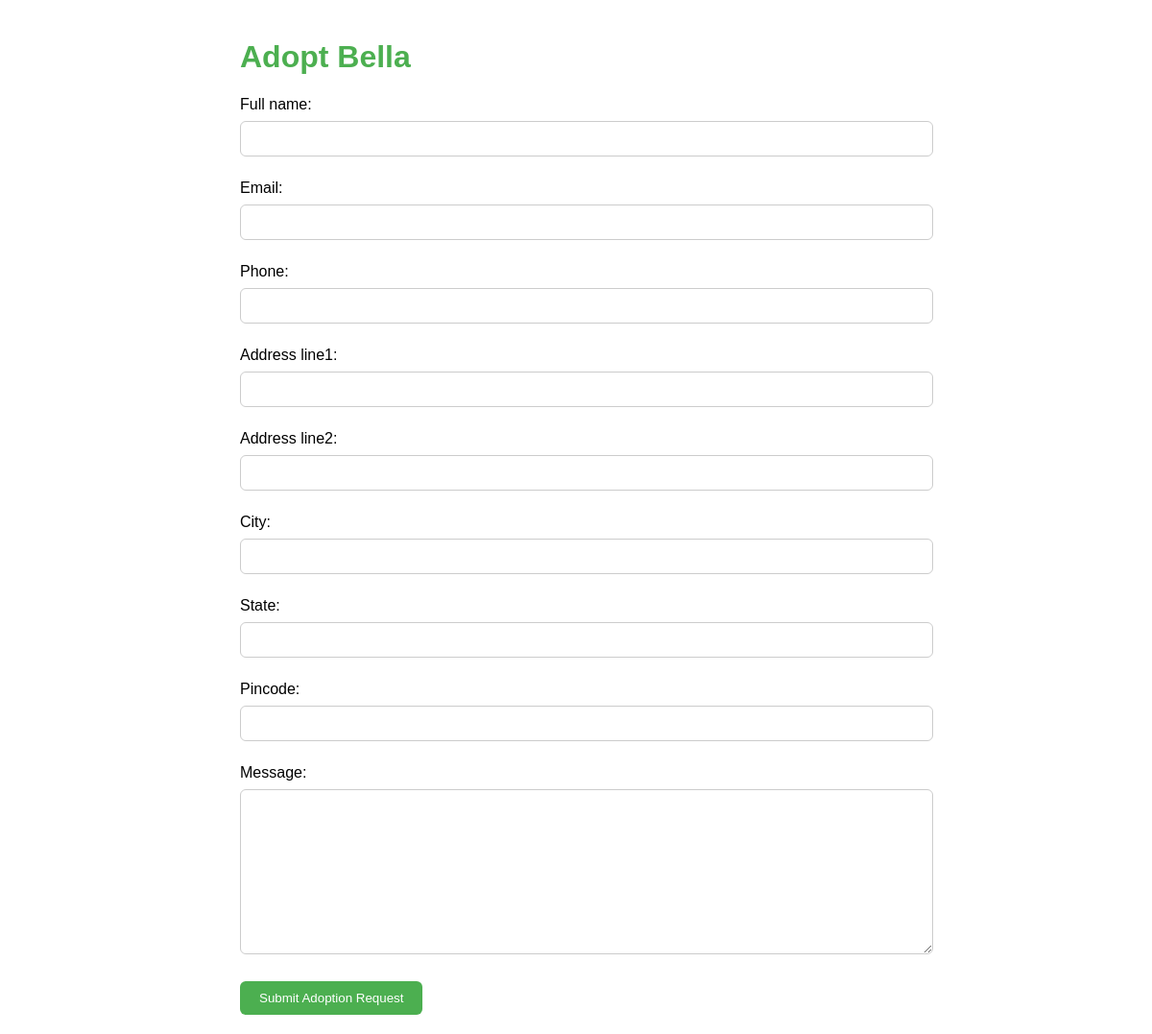
The app's page /pets/8/adopt/ (signed in), older data.
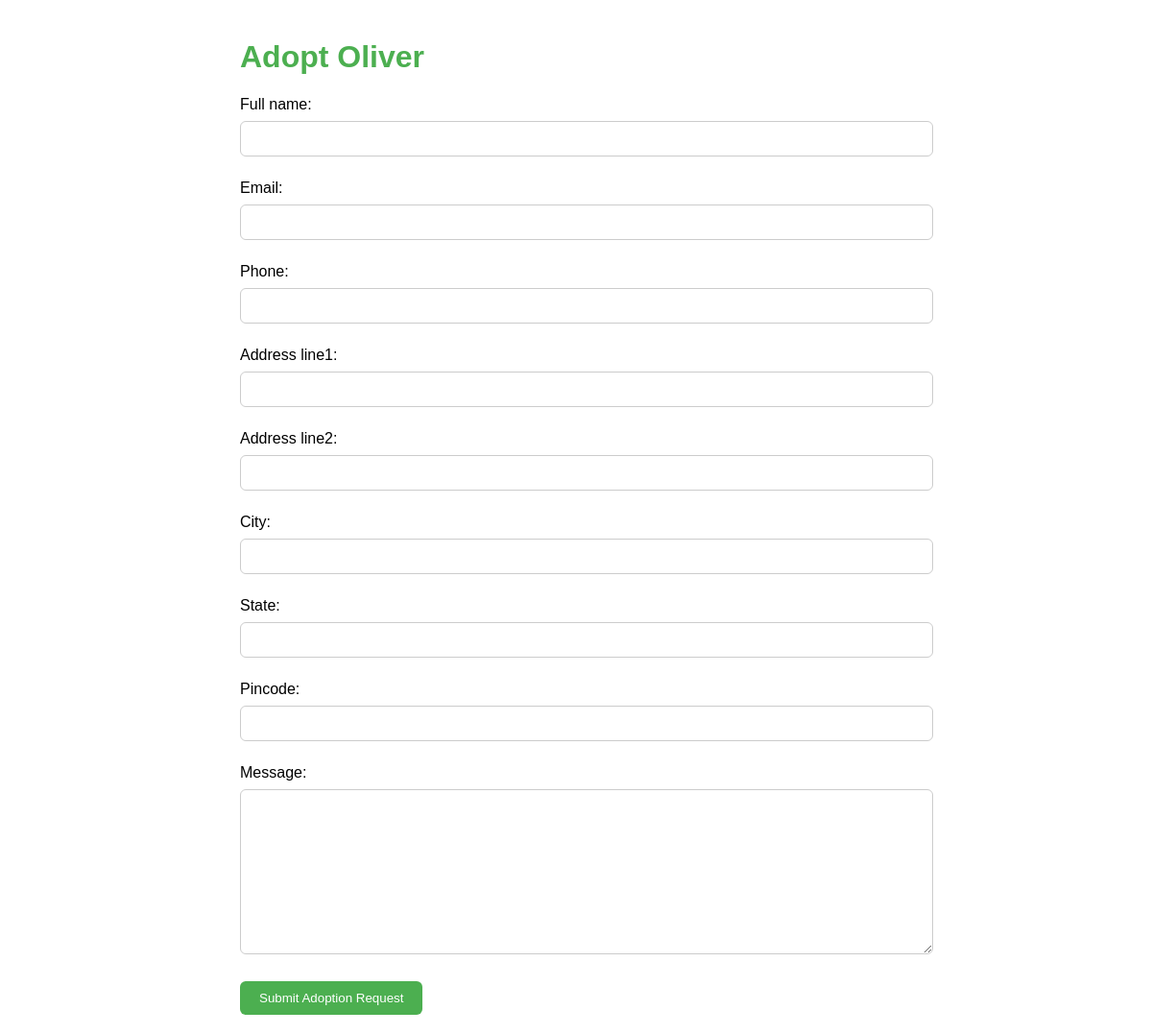
The same page, newer data.
### adoption/models.py (models this page shows, shortened)
class Pet(models.Model):
    SPECIES_CHOICES = (
        ("Dog", "Dog"),
        ("Cat", "Cat"),
        ("Parrot", "Parrot"),
        ("Fish", "Fish"),
        ("Hamster", "Hamster"),
        ("Other", "Other"),
    )
    name = models.CharField(max_length=100)
    species = models.CharField(
        max_length=20,
        choices=SPECIES_CHOICES,
        default='Dog'
    )
    age = models.IntegerField()
    description = models.TextField(blank=True, null=True)
    image = models.ImageField(upload_to='pet_images/', blank=True, null=True)
    microchip_number = models.CharField(max_length=100, blank=True, null=True)
    vaccination_date = models.DateField(blank=True, null=True)
    is_adopted = models.BooleanField(default=False)
    posted_on = models.DateTimeField(default=timezone.now)

### adoption/views.py (the view)
# urls.py: path('pets/<int:pet_id>/adopt/', views.adopt_pet, name='adopt_pet'),
@login_required
def adopt_pet(request, pet_id):
    pet = get_object_or_404(Pet, id=pet_id)
    if pet.is_adopted:
        return render(request, 'adopt_form.html', {
            'pet': pet,
            'already_adopted': True
        })
    if request.method == "POST":
        form = AdoptionRequestForm(request.POST)
        if form.is_valid():
            adoption = form.save(commit=False)
            adoption.pet = pet
            adoption.user = request.user
            adoption.save()
            return render(request, 'adopt_success.html', {'pet': pet})
    else:
        form = AdoptionRequestForm()
    return render(request, 'adopt_form.html', {'form': form, 'pet': pet})

### adoption/forms.py
class AdoptionRequestForm(forms.ModelForm):
    class Meta:
        model = AdoptionRequest
        fields = [
            "full_name", "email", "phone",
            "address_line1", "address_line2",
            "city", "state", "pincode",
            "message"
        ]

### adoption/templates/adopt_form.html (shortened to what this page needs)
<!DOCTYPE html>
<html>
<head>
</head>
<body>
    <h1>Adopt {{ pet.name }}</h1>
    {% if already_adopted %}
        <p class="already">Sorry, this pet is already adopted.</p>
    {% else %}
        <form method="post">
            {{ form.as_p }}
            <button type="submit">Submit Adoption Request</button>
        </form>
    {% endif %}
</body>
</html>

Row changes from the older to the newer data that the page shows:
changed Pet: name "Bella" → "Oliver"
